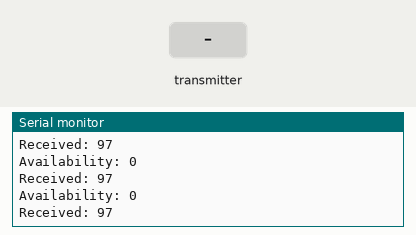
Simulated run of this sketch. Board: Arduino Uno, built with avr-gcc and run on an emulated ATmega328P. Shown: the last lines printed to the serial monitor. The test bench sets the inputs (shaded band). No radio packets arrive unless stated.

Above: at 1.2 s.
1.3 s: the transmitter starts sending r = 0
At 1.4 s:
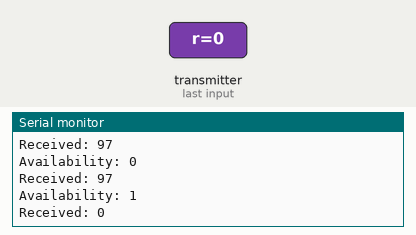
2.8 s: the transmitter starts sending r = 64
At 2.91 s:
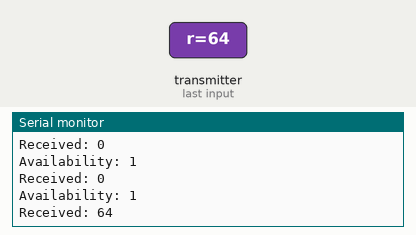
Timing chart, 0 to 5.8 s (numbered marks = the images above; inputs shaded):
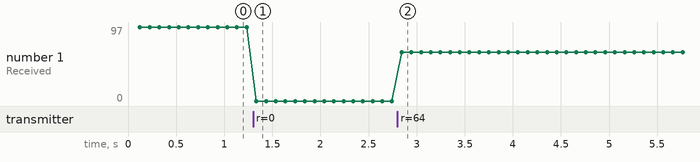

The sketch:

wirelessSpaceCommTeensy.ino
```cpp
#include <nRF24L01.h>
#include <printf.h>
#include <RF24.h>
#include <RF24_config.h>
#include <SPI.h>


#define CE 9
#define CS 10
#define green 20
unsigned char r = 'a';

RF24 radiomodule(CE,CS);
bool received = false;

//byte addresses[][6] = {"1Node","2Node"};

void setup() {
  // put your setup code here, to run once:

  Serial.begin(9600);

  radiomodule.begin();
  radiomodule.setChannel(6);
  radiomodule.setPALevel(RF24_PA_MIN);
  radiomodule.setDataRate(RF24_1MBPS);
//  uint8_t writeAddress[] = {0xe7e7e7e7e7};
//  uint8_t readAddress[] = {0xC2C2C2C2C2};
  radiomodule.setAutoAck(1, true);
  radiomodule.setAutoAck(0, true);
  radiomodule.setPayloadSize(sizeof(unsigned char));
  radiomodule.openReadingPipe(1,0xe8e8e8e8e8);
  radiomodule.openWritingPipe(0x6161616161);
  radiomodule.setCRCLength(RF24_CRC_16);
  radiomodule.startListening();

}

void loop() {
  // put your main code here, to run repeatedly:

//       delay(1000);
//   Serial.println("Reading");
//
//    Serial.println((int) r[0]);

//  digitalWrite(green, HIGH);
//  delay(1000);
//  digitalWrite(green, LOW);
    delay(100);
    Serial.print("Availability: ");
    Serial.println(radiomodule.available());
    if (radiomodule.available()) {

      radiomodule.read(&r, sizeof(unsigned char));
    }
    Serial.print("Received: ");
    Serial.println(r);
    //radiomodule.printDetails();
}
```

Measured:
- after the input at 1.3 s, the serial monitor: prints a new line at once (image 1)
- after the input at 2.8 s, the serial monitor: prints a new line at once (image 2)
- plotted number 1: 0 → 64 after the input at 2.8 s
